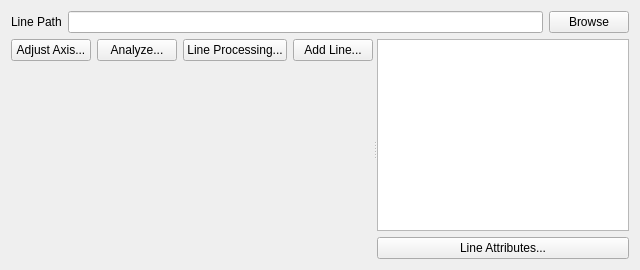
<?xml version="1.0" encoding="UTF-8"?>
<ui version="4.0">
 <class>Form</class>
 <widget class="QWidget" name="Form">
  <property name="geometry">
   <rect>
    <x>0</x>
    <y>0</y>
    <width>799</width>
    <height>0</height>
   </rect>
  </property>
  <property name="windowTitle">
   <string>Form</string>
  </property>
  <layout class="QVBoxLayout" name="verticalLayout_3" stretch="0,1">
   <item>
    <layout class="QHBoxLayout" name="horizontalLayout">
     <item>
      <widget class="QLabel" name="label">
       <property name="text">
        <string>Line Path</string>
       </property>
      </widget>
     </item>
     <item>
      <widget class="QLineEdit" name="lineEdit_line_path"/>
     </item>
     <item>
      <widget class="QPushButton" name="pushButton_browse">
       <property name="text">
        <string>Browse</string>
       </property>
      </widget>
     </item>
    </layout>
   </item>
   <item>
    <widget class="QSplitter" name="splitter">
     <property name="orientation">
      <enum>Qt::Horizontal</enum>
     </property>
     <widget class="QWidget" name="">
      <layout class="QVBoxLayout" name="verticalLayout_2">
       <item>
        <layout class="QHBoxLayout" name="horizontalLayout_2">
         <item>
          <widget class="QPushButton" name="pushButton_adjust_axis">
           <property name="text">
            <string>Adjust Axis...</string>
           </property>
          </widget>
         </item>
         <item>
          <widget class="QPushButton" name="pushButton_analyze">
           <property name="text">
            <string>Analyze...</string>
           </property>
          </widget>
         </item>
         <item>
          <widget class="QPushButton" name="pushButton_line_processing">
           <property name="text">
            <string>Line Processing...</string>
           </property>
          </widget>
         </item>
         <item>
          <widget class="QPushButton" name="pushButton_add_line">
           <property name="text">
            <string>Add Line...</string>
           </property>
          </widget>
         </item>
        </layout>
       </item>
       <item>
        <widget class="WidgetPlotLine" name="widget_plot_line" native="true">
         <property name="sizePolicy">
          <sizepolicy hsizetype="Preferred" vsizetype="Expanding">
           <horstretch>0</horstretch>
           <verstretch>0</verstretch>
          </sizepolicy>
         </property>
        </widget>
       </item>
      </layout>
     </widget>
     <widget class="QWidget" name="">
      <layout class="QVBoxLayout" name="verticalLayout" stretch="0,0">
       <item>
        <widget class="QListView" name="listView_lines"/>
       </item>
       <item>
        <widget class="QPushButton" name="pushButton_line_attribute">
         <property name="text">
          <string>Line Attributes...</string>
         </property>
        </widget>
       </item>
      </layout>
     </widget>
    </widget>
   </item>
  </layout>
 </widget>
 <customwidgets>
  <customwidget>
   <class>WidgetPlotLine</class>
   <extends>QWidget</extends>
   <header>bin.Widgets.WidgetPlots.h</header>
   <container>1</container>
  </customwidget>
 </customwidgets>
 <resources/>
 <connections/>
</ui>
